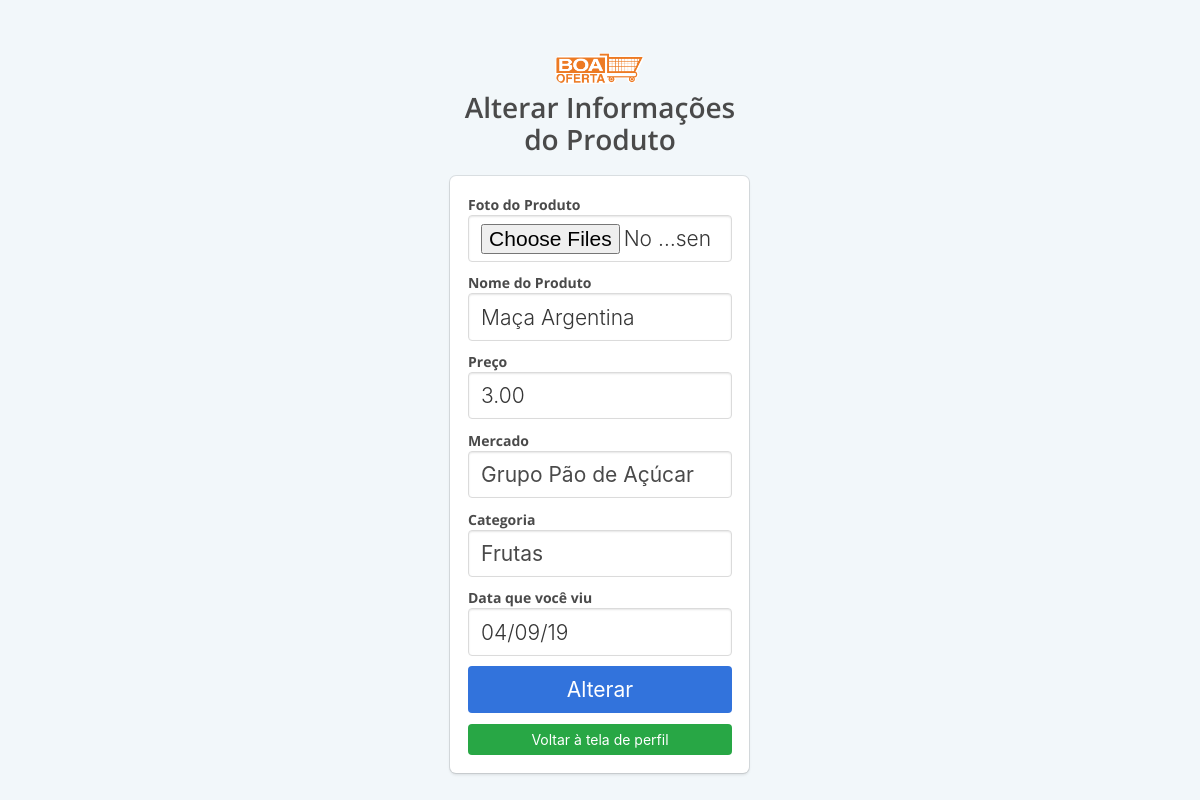
The page /alterarProduto.php?id=1 (signed in) on the database its author committed.
### tables this page shows
CREATE TABLE produtos (
id_produto int PRIMARY KEY NOT NULL AUTO_INCREMENT,
fk_cpf varchar(14),
fk_id_mercado int,
fk_id_categoria int,
foto_produto varchar(150),
nome_produto varchar(50),
data_cadastro varchar(10),
data_visu varchar(10),
preco varchar(25),
curtida varchar(5),
descurtida varchar(5),
CONSTRAINT fk_produto_cpf FOREIGN KEY(fk_cpf) REFERENCES usuarios (cpf),
CONSTRAINT fk_produto_id_mercado FOREIGN KEY(fk_id_mercado) REFERENCES mercados (id_mercado),
CONSTRAINT fk_produto_id_categoria FOREIGN KEY(fk_id_categoria) REFERENCES categorias (id_categoria)
);

CREATE TABLE mercados (
id_mercado int PRIMARY KEY NOT NULL AUTO_INCREMENT,
nome_mercado varchar(150)
);

CREATE TABLE categorias (
id_categoria int PRIMARY KEY NOT NULL AUTO_INCREMENT,
nome_categoria varchar(50),
foto_categoria varchar(150)
);

### alterarProduto.php (the view, shortened to what this page needs)
<?php
require_once("class/conexao.php");
?>
<!DOCTYPE html>
<html>
<head>
    <link rel="stylesheet" href="css/bulma.min.css" />
    <link rel="stylesheet" type="text/css" href="css/estilo.css">
</head>
<body>
    <section class="hero is-success is-fullheight">
        <div class="hero-body">
            <div class="container has-text-centered">
                <div class="column is-4 is-offset-4">
                    <img src="imagens/logo/logo.png" id="logo" style="width: 30%; margin-bottom: 1%;">
                    <h3 class="title has-text-grey-dark">Alterar Informações do Produto</h3>
                    <?php
                    $result_produto = "SELECT id_produto, fk_cpf, fk_id_mercado ,fk_id_categoria, foto_produto, nome_produto, data_cadastro, data_visu, preco, curtida, descurtida from produtos, usuarios where fk_cpf = cpf and email = '$_SESSION[usuario]' and id_produto = $_GET[id]";
                    $resultado_produto = mysqli_query($conexao, $result_produto);
                    while($row_produto = mysqli_fetch_assoc($resultado_produto)){
                    ?>
                    <div class="box">
                        <form action="infoProduto.php?id=<?php echo($_GET['id']) ?>" method="POST">
                            <div class="field">
                                <div class="control">
                                    <label id="labelCadastro">Foto do Produto</label>
                                    <input type="file" name="foto_produto" class="input is-large"  accept="image/png, image/jpeg" multiple />
                                </div>
                            </div>
                            <div class="field">
                                <div class="control">
                                    <label id="labelCadastro">Nome do Produto</label>
                                    <input name="nome_produto" type="text" class="input is-large" value="<?php echo $row_produto['nome_produto']; ?>">
                                </div>
                            </div>
                            <div class="field">
                                <div class="control">
                                    <label id="labelCadastro">Preço</label>
                                    <input name="preco" type="text" type="number" class="input is-large" value="<?php echo $row_produto['preco']; ?>">
                                </div>
                            </div>
                            <div class="field">
                                <div class="control">
                                    <label id="labelCadastro">Mercado</label>
                                    <select class="input is-large" name="mercado" style="color: rgb(74, 74, 74);">
                                            <?php
                                            $sql = "SELECT nome_mercado FROM mercados, produtos WHERE fk_id_mercado = id_mercado AND fk_id_mercado = $row_produto[fk_id_mercado];";
                                            $resultado = $conexao->query($sql) OR trigger_error($conexao->error, E_USER_ERROR);
                                            $consulta = $resultado->fetch_object();
                                            echo '<option value="'.$row_produto['fk_id_mercado'].'">'.$consulta->nome_mercado.'</option>';
                                            ?>
                                    </select>
                                </div>
                            </div>
                            <div class="field">
                                <div class="control">
                                    <label id="labelCadastro">Categoria</label>
                                    <select class="input is-large" name="categoria" style="color: rgb(74, 74, 74);">
                                            <?php
                                            $sql = "SELECT nome_categoria FROM categorias, produtos WHERE fk_id_categoria = id_categoria AND fk_id_categoria = $row_produto[fk_id_categoria];";
                                            $resultado = $conexao->query($sql) OR trigger_error($conexao->error, E_USER_ERROR);
                                            $consulta = $resultado->fetch_object();
                                            echo '<option value="'.$row_produto['fk_id_categoria'].'">'.$consulta->nome_categoria.'</option>';
                                            ?>
                                    </select>
                                </div>
                            </div>
                            <div class="field">
                                <div class="control">
                                    <label id="labelCadastro">Data que você viu</label>
                                    <input name="data_visu" class="input is-large" type="text" value="<?php echo $row_produto['data_visu']; ?>">
                                </div>
                            </div>
                            <button type="submit" class="button is-block is-link is-large is-fullwidth">Alterar</button>
                        </form>
                        <a href="seuPerfil.php">
                            <button class="button is-block is-link is-fullwidth" style="margin-top: 4%; background-color: #28a745;">Voltar à tela de perfil</button>
                        </a>
                            <?php }
                            ?>
                    </div>
                </div>
            </div>
        </div>
    </section>
</body>
</html>

### css/estilo.css (style rules this page uses)
#logo { width: 100%; border-radius: 10px; }
#labelCadastro { color: rgb(74, 74, 74); font-weight: bold; }

### rows shown on the page
produtos: nome_produto "Maça Argentina", preco "3.00", mercado "Grupo Pão de Açúcar", categoria "Frutas", data_visu "04/09/19"
